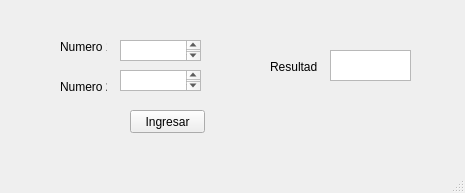
<?xml version="1.0" encoding="UTF-8"?>
<ui version="4.0">
 <class>MainWindow</class>
 <widget class="QMainWindow" name="MainWindow">
  <property name="geometry">
   <rect>
    <x>0</x>
    <y>0</y>
    <width>465</width>
    <height>193</height>
   </rect>
  </property>
  <property name="windowTitle">
   <string>MainWindow</string>
  </property>
  <widget class="QWidget" name="centralwidget">
   <widget class="QPushButton" name="AceptarButton">
    <property name="geometry">
     <rect>
      <x>130</x>
      <y>110</y>
      <width>75</width>
      <height>23</height>
     </rect>
    </property>
    <property name="text">
     <string>Ingresar</string>
    </property>
   </widget>
   <widget class="QLabel" name="label">
    <property name="geometry">
     <rect>
      <x>60</x>
      <y>40</y>
      <width>47</width>
      <height>13</height>
     </rect>
    </property>
    <property name="text">
     <string>Numero 1</string>
    </property>
   </widget>
   <widget class="QLabel" name="label_2">
    <property name="geometry">
     <rect>
      <x>60</x>
      <y>80</y>
      <width>47</width>
      <height>13</height>
     </rect>
    </property>
    <property name="text">
     <string>Numero 2</string>
    </property>
   </widget>
   <widget class="QLabel" name="label_3">
    <property name="geometry">
     <rect>
      <x>270</x>
      <y>60</y>
      <width>47</width>
      <height>13</height>
     </rect>
    </property>
    <property name="text">
     <string>Resultado</string>
    </property>
   </widget>
   <widget class="QPlainTextEdit" name="ResultadoplainTextEdit">
    <property name="geometry">
     <rect>
      <x>330</x>
      <y>50</y>
      <width>81</width>
      <height>31</height>
     </rect>
    </property>
   </widget>
   <widget class="QTextEdit" name="Num1textEdit">
    <property name="geometry">
     <rect>
      <x>120</x>
      <y>40</y>
      <width>81</width>
      <height>21</height>
     </rect>
    </property>
   </widget>
   <widget class="QTextEdit" name="Num2textEdit">
    <property name="geometry">
     <rect>
      <x>120</x>
      <y>70</y>
      <width>81</width>
      <height>21</height>
     </rect>
    </property>
   </widget>
  </widget>
  <widget class="QMenuBar" name="menubar">
   <property name="geometry">
    <rect>
     <x>0</x>
     <y>0</y>
     <width>465</width>
     <height>21</height>
    </rect>
   </property>
  </widget>
  <widget class="QStatusBar" name="statusbar"/>
 </widget>
 <resources/>
 <connections/>
</ui>
